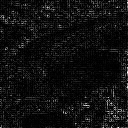

The script that drew this image:
import cv2
import numpy as np
import matplotlib.pyplot as plt

# Read image
img = cv2.imread("imori.jpg").astype(np.float32)
H, W, C = img.shape

# Grayscale
gray = 0.2126 * img[..., 2] + 0.7152 * img[..., 1] + 0.0722 * img[..., 0]

def resize(img, a):
    _h, _w  = img.shape
    h = int(a * _h)
    w = int(a * _w)

    y = np.arange(h).repeat(w).reshape(w, -1)
    x = np.tile(np.arange(w), (h, 1))
    y = (y / a)
    x = (x / a)

    ix = np.floor(x).astype(np.int)
    iy = np.floor(y).astype(np.int)
    ix = np.minimum(ix, _w-2)
    iy = np.minimum(iy, _w-2)

    dx = x - ix
    dy = y - iy
    
    out = (1-dx) * (1-dy) * img[iy, ix] + dx * (1 - dy) * img[iy, ix+1] + (1 - dx) * dy * img[iy+1, ix] + dx * dy * img[iy+1, ix+1]
    out[out>255] = 255

    return out

p = resize(gray, 0.5)
p = resize(p, 2.)

out = np.abs(gray - p)

out = out / out.max() * 255

out = out.astype(np.uint8)

# Save result
cv2.imshow("result", out)
cv2.waitKey(0)
cv2.imwrite("out.jpg", out)
